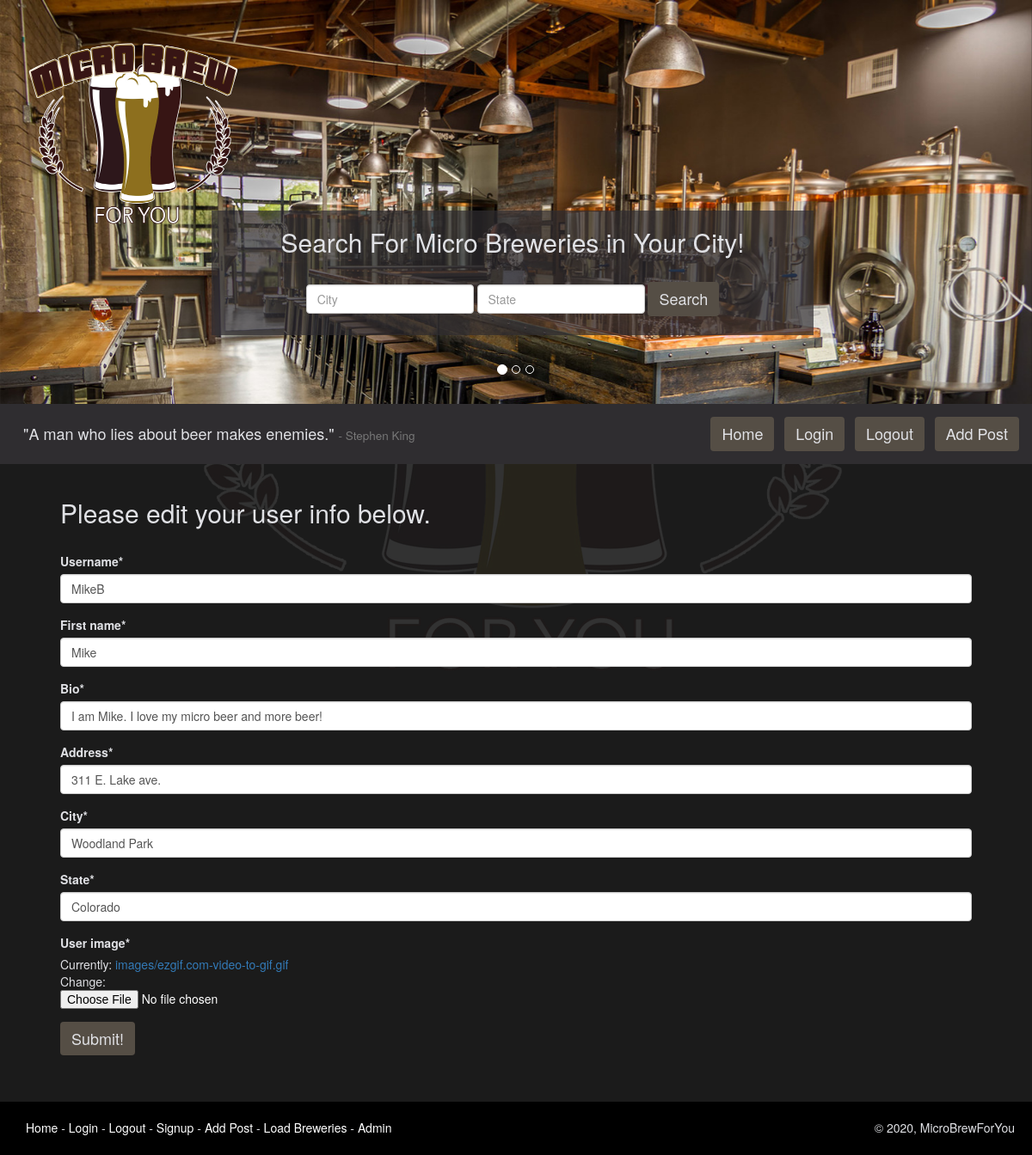
The page /user/1/edit (signed in) on the database as committed earlier.
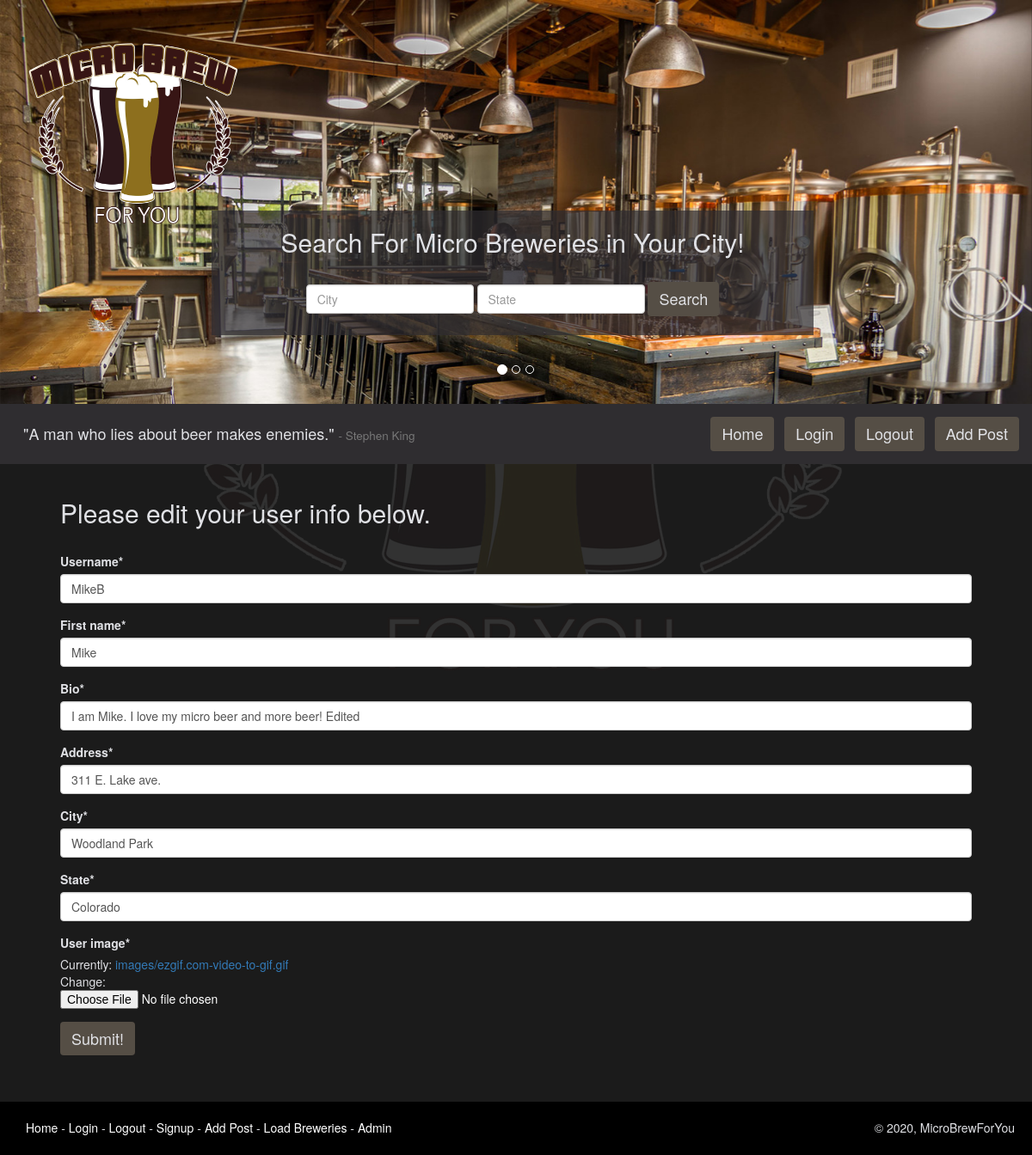
The same page on the database as committed later.
### microbrewforyou_app/models.py (models this page shows, shortened)
class CustomUser(AbstractUser):
    bio = models.CharField(max_length=280, default='')
    user_image = models.ImageField(
        upload_to='images/', blank=True)
    users_following = models.ManyToManyField(
        "self", symmetrical=False, related_name='CustomUser')
    fav_breweries = models.ManyToManyField(
        "Breweries", symmetrical=False,
        related_name='fav_breweries', blank=True)
    fav_brewtypes = models.ManyToManyField(
        "BrewTypes", symmetrical=False,
        related_name='fav_brewtypes', blank=True)
    address = models.CharField(max_length=280)
    city = models.CharField(max_length=50)
    state = models.CharField(max_length=50)
    user_since = models.DateTimeField(default=timezone.now)
    REQUIRED_FIELDS = ['first_name', 'bio', 'address', 'city', 'state']

### microbrewforyou_app/views.py (the view, shortened to what this page needs)
def edit_user_view(request, user_id):
    edit_user = CustomUser.objects.filter(id=user_id).first()
    if edit_user == request.user:
        user_form = EditUserForm(initial={'username': edit_user.username,
                                          'first_name': edit_user.first_name,
                                          'bio': edit_user.bio,
                                          'user_image': edit_user.user_image,
                                          'address': edit_user.address,
                                          'city': edit_user.city,
                                          'state': edit_user.state})
        words_quote = "A man who lies about beer makes enemies."
        words_author = "Stephen King"
        return render(request, "edit_user.html",
                      {"form": user_form,
                       "profile_user": request.user,
                       'words_author': words_author,
                       "words_quote": words_quote})
    else:
        return HttpResponseRedirect(reverse(
            "edit_userview", args=[edit_user.id]))

### microbrewforyou_app/forms.py
class EditUserForm(forms.Form):
    username = forms.CharField(max_length=240)
    first_name = forms.CharField(max_length=240)
    bio = forms.CharField(max_length=280)
    address = forms.CharField(max_length=280)
    city = forms.CharField(max_length=50)
    state = forms.CharField(max_length=50)
    user_image = forms.ImageField()

### templates/edit_user.html (shortened to what this page needs)
{% extends 'base.html' %}
{% load crispy_forms_tags %}
{% block content %}
  <br />
  <h2>Please edit your user info below.</h2>
  <br />
  <form action="" method="post" enctype="multipart/form-data">
    {{ form|crispy }}
    <input class="btn button-menu" type="submit" value="Submit!" />
  </form>
  <br />
  <br />
{% endblock %}

Rows that differ between the two databases and show on the page:
changed CustomUser "MikeB": bio "I am Mike. I love my micro beer and more beer!" → "I am Mike. I love my micro beer and more beer! Edited"
